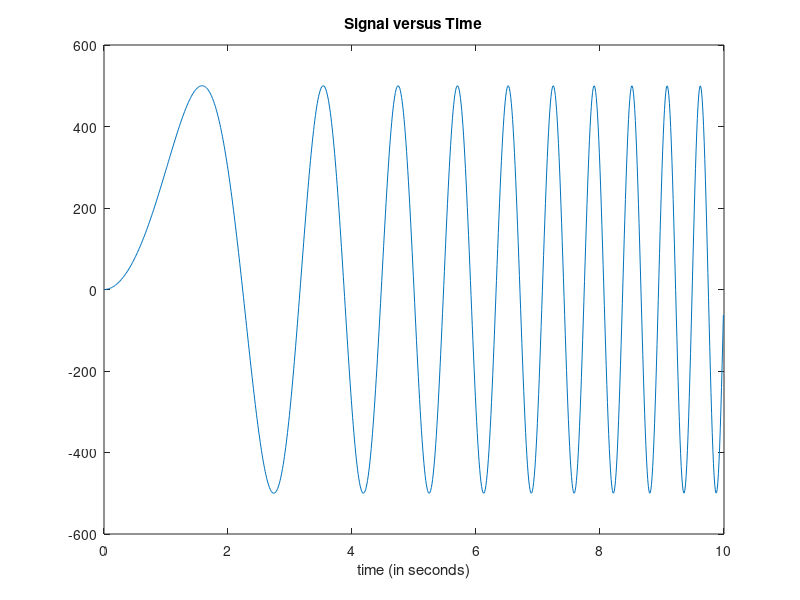

The MATLAB script that drew this image: (Note: this script raises an error after producing the figure.)
%% Lab4 System Identification Zumo Car 
clc
clear all
close all

t_int = 0.01; 
t_final = 10; 
t_range = 0:t_int:t_final-t_int; % (s) 


a = 500; 

figure(1);


f = 0.1;                     % hertz
x = a*sin(2*pi*f*t_range.^2);
% Plot the signal versus time:
figure;
plot(t_range,x);
xlabel('time (in seconds)');
title('Signal versus Time');
zoom xon;


%% 
q_in_ms = 2; 
top = {'cfc','Q',[q_in_ms],''};
bottom = {'cfc','Q',[-1],''};
stop = {'ccc','s','',''};
C    = cell(length(t_range), 1);
C(:) = {'chh'};
p    = cell(length(t_range), 1);
p(:) = {'p'};
x_cell = num2cell(int32(x));
out = [C,p, x_cell',x_cell'];
out = [top; out; bottom; stop];
writecell(out,'data.csv')